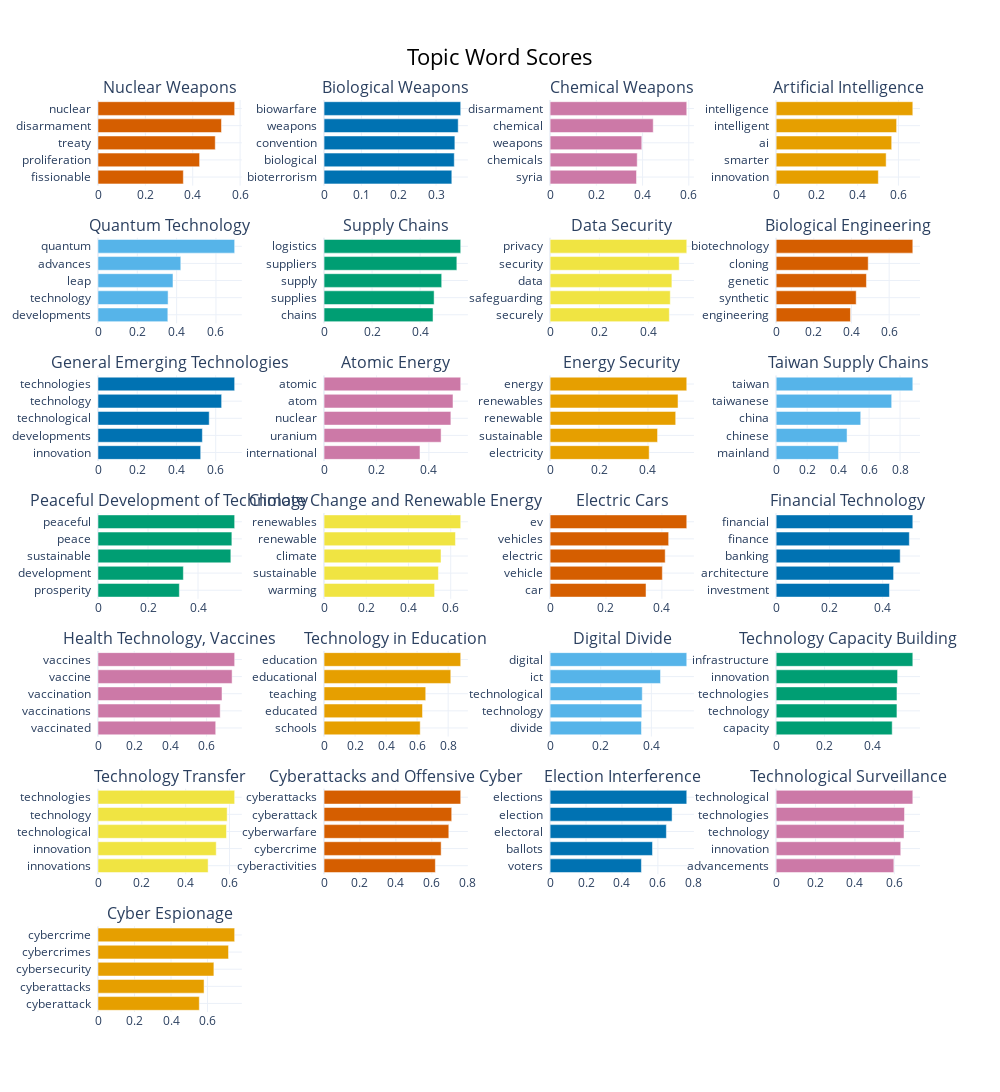

Notebook source saved alongside this figure:
### Markdown cell above
## Barchart - showing if topics seem correct

### Code cell
topic_model.visualize_barchart(topics=zeroshot_topic_ids, custom_labels = True )

### Figure 1 — Plotly figure (JSON) as saved in the notebook; plotly's stock layout.template omitted (floating-point values rounded to 4 significant figures)
{"data": [{"marker": {"color": "#D55E00"}, "orientation": "h", "type": "bar", "x": [0.3604, 0.429, 0.4951, 0.5214, 0.5771], "xaxis": "x", "y": ["fissionable  ", "proliferation  ", "treaty  ", "disarmament  ", "nuclear  "], "yaxis": "y"}, {"marker": {"color": "#0072B2"}, "orientation": "h", "type": "bar", "x": [0.3423, 0.3489, 0.3504, 0.3593, 0.3661], "xaxis": "x2", "y": ["bioterrorism  ", "biological  ", "convention  ", "weapons  ", "biowarfare  "], "yaxis": "y2"}, {"marker": {"color": "#CC79A7"}, "orientation": "h", "type": "bar", "x": [0.3738, 0.3769, 0.3965, 0.4461, 0.5912], "xaxis": "x3", "y": ["syria  ", "chemicals  ", "weapons  ", "chemical  ", "disarmament  "], "yaxis": "y3"}, {"marker": {"color": "#E69F00"}, "orientation": "h", "type": "bar", "x": [0.5015, 0.5398, 0.567, 0.5912, 0.6706], "xaxis": "x4", "y": ["innovation  ", "smarter  ", "ai  ", "intelligent  ", "intelligence  "], "yaxis": "y4"}, {"marker": {"color": "#56B4E9"}, "orientation": "h", "type": "bar", "x": [0.3553, 0.3566, 0.3814, 0.4212, 0.6952], "xaxis": "x5", "y": ["developments  ", "technology  ", "leap  ", "advances  ", "quantum  "], "yaxis": "y5"}, {"marker": {"color": "#009E73"}, "orientation": "h", "type": "bar", "x": [0.4539, 0.4583, 0.4899, 0.553, 0.5691], "xaxis": "x6", "y": ["chains  ", "supplies  ", "supply  ", "suppliers  ", "logistics  "], "yaxis": "y6"}, {"marker": {"color": "#F0E442"}, "orientation": "h", "type": "bar", "x": [0.4834, 0.4873, 0.4938, 0.5236, 0.5542], "xaxis": "x7", "y": ["securely  ", "safeguarding  ", "data  ", "security  ", "privacy  "], "yaxis": "y7"}, {"marker": {"color": "#D55E00"}, "orientation": "h", "type": "bar", "x": [0.3946, 0.425, 0.4794, 0.4888, 0.7256], "xaxis": "x8", "y": ["engineering  ", "synthetic  ", "genetic  ", "cloning  ", "biotechnology  "], "yaxis": "y8"}, {"marker": {"color": "#0072B2"}, "orientation": "h", "type": "bar", "x": [0.5235, 0.532, 0.5669, 0.6302, 0.6966], "xaxis": "x9", "y": ["innovation  ", "developments  ", "technological  ", "technology  ", "technologies  "], "yaxis": "y9"}, {"marker": {"color": "#CC79A7"}, "orientation": "h", "type": "bar", "x": [0.3661, 0.4466, 0.4839, 0.492, 0.5214], "xaxis": "x10", "y": ["international  ", "uranium  ", "nuclear  ", "atom  ", "atomic  "], "yaxis": "y10"}, {"marker": {"color": "#E69F00"}, "orientation": "h", "type": "bar", "x": [0.405, 0.4392, 0.5134, 0.5229, 0.5586], "xaxis": "x11", "y": ["electricity  ", "sustainable  ", "renewable  ", "renewables  ", "energy  "], "yaxis": "y11"}, {"marker": {"color": "#56B4E9"}, "orientation": "h", "type": "bar", "x": [0.4022, 0.4577, 0.546, 0.7458, 0.8823], "xaxis": "x12", "y": ["mainland  ", "chinese  ", "china  ", "taiwanese  ", "taiwan  "], "yaxis": "y12"}, {"marker": {"color": "#009E73"}, "orientation": "h", "type": "bar", "x": [0.3254, 0.3414, 0.5314, 0.5354, 0.5466], "xaxis": "x13", "y": ["prosperity  ", "development  ", "sustainable  ", "peace  ", "peaceful  "], "yaxis": "y13"}, {"marker": {"color": "#F0E442"}, "orientation": "h", "type": "bar", "x": [0.5237, 0.5417, 0.554, 0.6224, 0.6473], "xaxis": "x14", "y": ["warming  ", "sustainable  ", "climate  ", "renewable  ", "renewables  "], "yaxis": "y14"}, {"marker": {"color": "#D55E00"}, "orientation": "h", "type": "bar", "x": [0.3432, 0.4016, 0.4119, 0.4242, 0.489], "xaxis": "x15", "y": ["car  ", "vehicle  ", "electric  ", "vehicles  ", "ev  "], "yaxis": "y15"}, {"marker": {"color": "#0072B2"}, "orientation": "h", "type": "bar", "x": [0.4255, 0.4411, 0.4658, 0.5001, 0.5132], "xaxis": "x16", "y": ["investment  ", "architecture  ", "banking  ", "finance  ", "financial  "], "yaxis": "y16"}, {"marker": {"color": "#CC79A7"}, "orientation": "h", "type": "bar", "x": [0.6505, 0.6753, 0.6853, 0.7411, 0.7552], "xaxis": "x17", "y": ["vaccinated  ", "vaccinations  ", "vaccination  ", "vaccine  ", "vaccines  "], "yaxis": "y17"}, {"marker": {"color": "#E69F00"}, "orientation": "h", "type": "bar", "x": [0.6198, 0.6347, 0.6555, 0.817, 0.881], "xaxis": "x18", "y": ["schools  ", "educated  ", "teaching  ", "educational  ", "education  "], "yaxis": "y18"}, {"marker": {"color": "#56B4E9"}, "orientation": "h", "type": "bar", "x": [0.3609, 0.3623, 0.3641, 0.4362, 0.5398], "xaxis": "x19", "y": ["divide  ", "technology  ", "technological  ", "ict  ", "digital  "], "yaxis": "y19"}, {"marker": {"color": "#009E73"}, "orientation": "h", "type": "bar", "x": [0.4796, 0.4992, 0.4993, 0.5018, 0.5648], "xaxis": "x20", "y": ["capacity  ", "technology  ", "technologies  ", "innovation  ", "infrastructure  "], "yaxis": "y20"}, {"marker": {"color": "#F0E442"}, "orientation": "h", "type": "bar", "x": [0.5025, 0.5394, 0.5861, 0.5893, 0.6235], "xaxis": "x21", "y": ["innovations  ", "innovation  ", "technological  ", "technology  ", "technologies  "], "yaxis": "y21"}, {"marker": {"color": "#D55E00"}, "orientation": "h", "type": "bar", "x": [0.6198, 0.652, 0.6947, 0.7108, 0.7609], "xaxis": "x22", "y": ["cyberactivities  ", "cybercrime  ", "cyberwarfare  ", "cyberattack  ", "cyberattacks  "], "yaxis": "y22"}, {"marker": {"color": "#0072B2"}, "orientation": "h", "type": "bar", "x": [0.5083, 0.5699, 0.6473, 0.679, 0.7607], "xaxis": "x23", "y": ["voters  ", "ballots  ", "electoral  ", "election  ", "elections  "], "yaxis": "y23"}, {"marker": {"color": "#CC79A7"}, "orientation": "h", "type": "bar", "x": [0.5974, 0.6324, 0.6491, 0.6515, 0.6937], "xaxis": "x24", "y": ["advancements  ", "innovation  ", "technology  ", "technologies  ", "technological  "], "yaxis": "y24"}, {"marker": {"color": "#E69F00"}, "orientation": "h", "type": "bar", "x": [0.5549, 0.5809, 0.6347, 0.7149, 0.7485], "xaxis": "x25", "y": ["cyberattack  ", "cyberattacks  ", "cybersecurity  ", "cybercrimes  ", "cybercrime  "], "yaxis": "y25"}], "layout": {"annotations": [{"font": {"size": 16}, "showarrow": false, "text": "Nuclear Weapons", "x": 0.0875, "xanchor": "center", "xref": "paper", "y": 1, "yanchor": "bottom", "yref": "paper"}, {"font": {"size": 16}, "showarrow": false, "text": "Biological Weapons", "x": 0.3625, "xanchor": "center", "xref": "paper", "y": 1, "yanchor": "bottom", "yref": "paper"}, {"font": {"size": 16}, "showarrow": false, "text": "Chemical Weapons", "x": 0.6375, "xanchor": "center", "xref": "paper", "y": 1, "yanchor": "bottom", "yref": "paper"}, {"font": {"size": 16}, "showarrow": false, "text": "Artificial Intelligence", "x": 0.9125, "xanchor": "center", "xref": "paper", "y": 1, "yanchor": "bottom", "yref": "paper"}, {"font": {"size": 16}, "showarrow": false, "text": "Quantum Technology", "x": 0.0875, "xanchor": "center", "xref": "paper", "y": 0.849, "yanchor": "bottom", "yref": "paper"}, {"font": {"size": 16}, "showarrow": false, "text": "Supply Chains", "x": 0.3625, "xanchor": "center", "xref": "paper", "y": 0.849, "yanchor": "bottom", "yref": "paper"}, {"font": {"size": 16}, "showarrow": false, "text": "Data Security", "x": 0.6375, "xanchor": "center", "xref": "paper", "y": 0.849, "yanchor": "bottom", "yref": "paper"}, {"font": {"size": 16}, "showarrow": false, "text": "Biological Engineering", "x": 0.9125, "xanchor": "center", "xref": "paper", "y": 0.849, "yanchor": "bottom", "yref": "paper"}, {"font": {"size": 16}, "showarrow": false, "text": "General Emerging Technologies", "x": 0.0875, "xanchor": "center", "xref": "paper", "y": 0.698, "yanchor": "bottom", "yref": "paper"}, {"font": {"size": 16}, "showarrow": false, "text": "Atomic Energy", "x": 0.3625, "xanchor": "center", "xref": "paper", "y": 0.698, "yanchor": "bottom", "yref": "paper"}, {"font": {"size": 16}, "showarrow": false, "text": "Energy Security", "x": 0.6375, "xanchor": "center", "xref": "paper", "y": 0.698, "yanchor": "bottom", "yref": "paper"}, {"font": {"size": 16}, "showarrow": false, "text": "Taiwan Supply Chains", "x": 0.9125, "xanchor": "center", "xref": "paper", "y": 0.698, "yanchor": "bottom", "yref": "paper"}, {"font": {"size": 16}, "showarrow": false, "text": "Peaceful Development of Technology", "x": 0.0875, "xanchor": "center", "xref": "paper", "y": 0.5469, "yanchor": "bottom", "yref": "paper"}, {"font": {"size": 16}, "showarrow": false, "text": "Climate Change and Renewable Energy", "x": 0.3625, "xanchor": "center", "xref": "paper", "y": 0.5469, "yanchor": "bottom", "yref": "paper"}, {"font": {"size": 16}, "showarrow": false, "text": "Electric Cars", "x": 0.6375, "xanchor": "center", "xref": "paper", "y": 0.5469, "yanchor": "bottom", "yref": "paper"}, {"font": {"size": 16}, "showarrow": false, "text": "Financial Technology", "x": 0.9125, "xanchor": "center", "xref": "paper", "y": 0.5469, "yanchor": "bottom", "yref": "paper"}, {"font": {"size": 16}, "showarrow": false, "text": "Health Technology, Vaccines", "x": 0.0875, "xanchor": "center", "xref": "paper", "y": 0.3959, "yanchor": "bottom", "yref": "paper"}, {"font": {"size": 16}, "showarrow": false, "text": "Technology in Education", "x": 0.3625, "xanchor": "center", "xref": "paper", "y": 0.3959, "yanchor": "bottom", "yref": "paper"}, {"font": {"size": 16}, "showarrow": false, "text": "Digital Divide", "x": 0.6375, "xanchor": "center", "xref": "paper", "y": 0.3959, "yanchor": "bottom", "yref": "paper"}, {"font": {"size": 16}, "showarrow": false, "text": "Technology Capacity Building", "x": 0.9125, "xanchor": "center", "xref": "paper", "y": 0.3959, "yanchor": "bottom", "yref": "paper"}, {"font": {"size": 16}, "showarrow": false, "text": "Technology Transfer", "x": 0.0875, "xanchor": "center", "xref": "paper", "y": 0.2449, "yanchor": "bottom", "yref": "paper"}, {"font": {"size": 16}, "showarrow": false, "text": "Cyberattacks and Offensive Cyber", "x": 0.3625, "xanchor": "center", "xref": "paper", "y": 0.2449, "yanchor": "bottom", "yref": "paper"}, {"font": {"size": 16}, "showarrow": false, "text": "Election Interference", "x": 0.6375, "xanchor": "center", "xref": "paper", "y": 0.2449, "yanchor": "bottom", "yref": "paper"}, {"font": {"size": 16}, "showarrow": false, "text": "Technological Surveillance", "x": 0.9125, "xanchor": "center", "xref": "paper", "y": 0.2449, "yanchor": "bottom", "yref": "paper"}, {"font": {"size": 16}, "showarrow": false, "text": "Cyber Espionage", "x": 0.0875, "xanchor": "center", "xref": "paper", "y": 0.09388, "yanchor": "bottom", "yref": "paper"}], "height": 1750, "hoverlabel": {"bgcolor": "white", "font": {"family": "Rockwell", "size": 16}}, "showlegend": false, "title": {"font": {"color": "Black", "size": 22}, "text": "Topic Word Scores", "x": 0.5, "xanchor": "center", "yanchor": "top"}, "width": 1000, "xaxis": {"anchor": "y", "domain": [0, 0.175], "showgrid": true}, "xaxis10": {"anchor": "y10", "domain": [0.275, 0.45], "showgrid": true}, "xaxis11": {"anchor": "y11", "domain": [0.55, 0.725], "showgrid": true}, "xaxis12": {"anchor": "y12", "domain": [0.825, 1], "showgrid": true}, "xaxis13": {"anchor": "y13", "domain": [0, 0.175], "showgrid": true}, "xaxis14": {"anchor": "y14", "domain": [0.275, 0.45], "showgrid": true}, "xaxis15": {"anchor": "y15", "domain": [0.55, 0.725], "showgrid": true}, "xaxis16": {"anchor": "y16", "domain": [0.825, 1], "showgrid": true}, "xaxis17": {"anchor": "y17", "domain": [0, 0.175], "showgrid": true}, "xaxis18": {"anchor": "y18", "domain": [0.275, 0.45], "showgrid": true}, "xaxis19": {"anchor": "y19", "domain": [0.55, 0.725], "showgrid": true}, "xaxis2": {"anchor": "y2", "domain": [0.275, 0.45], "showgrid": true}, "xaxis20": {"anchor": "y20", "domain": [0.825, 1], "showgrid": true}, "xaxis21": {"anchor": "y21", "domain": [0, 0.175], "showgrid": true}, "xaxis22": {"anchor": "y22", "domain": [0.275, 0.45], "showgrid": true}, "xaxis23": {"anchor": "y23", "domain": [0.55, 0.725], "showgrid": true}, "xaxis24": {"anchor": "y24", "domain": [0.825, 1], "showgrid": true}, "xaxis25": {"anchor": "y25", "domain": [0, 0.175], "showgrid": true}, "xaxis26": {"anchor": "y26", "domain": [0.275, 0.45], "showgrid": true}, "xaxis27": {"anchor": "y27", "domain": [0.55, 0.725], "showgrid": true}, "xaxis28": {"anchor": "y28", "domain": [0.825, 1], "showgrid": true}, "xaxis3": {"anchor": "y3", "domain": [0.55, 0.725], "showgrid": true}, "xaxis4": {"anchor": "y4", "domain": [0.825, 1], "showgrid": true}, "xaxis5": {"anchor": "y5", "domain": [0, 0.175], "showgrid": true}, "xaxis6": {"anchor": "y6", "domain": [0.275, 0.45], "showgrid": true}, "xaxis7": {"anchor": "y7", "domain": [0.55, 0.725], "showgrid": true}, "xaxis8": {"anchor": "y8", "domain": [0.825, 1], "showgrid": true}, "xaxis9": {"anchor": "y9", "domain": [0, 0.175], "showgrid": true}, "yaxis": {"anchor": "x", "domain": [0.9061, 1], "showgrid": true}, "yaxis10": {"anchor": "x10", "domain": [0.6041, 0.698], "showgrid": true}, "yaxis11": {"anchor": "x11", "domain": [0.6041, 0.698], "showgrid": true}, "yaxis12": {"anchor": "x12", "domain": [0.6041, 0.698], "showgrid": true}, "yaxis13": {"anchor": "x13", "domain": [0.4531, 0.5469], "showgrid": true}, "yaxis14": {"anchor": "x14", "domain": [0.4531, 0.5469], "showgrid": true}, "yaxis15": {"anchor": "x15", "domain": [0.4531, 0.5469], "showgrid": true}, "yaxis16": {"anchor": "x16", "domain": [0.4531, 0.5469], "showgrid": true}, "yaxis17": {"anchor": "x17", "domain": [0.302, 0.3959], "showgrid": true}, "yaxis18": {"anchor": "x18", "domain": [0.302, 0.3959], "showgrid": true}, "yaxis19": {"anchor": "x19", "domain": [0.302, 0.3959], "showgrid": true}, "yaxis2": {"anchor": "x2", "domain": [0.9061, 1], "showgrid": true}, "yaxis20": {"anchor": "x20", "domain": [0.302, 0.3959], "showgrid": true}, "yaxis21": {"anchor": "x21", "domain": [0.151, 0.2449], "showgrid": true}, "yaxis22": {"anchor": "x22", "domain": [0.151, 0.2449], "showgrid": true}, "yaxis23": {"anchor": "x23", "domain": [0.151, 0.2449], "showgrid": true}, "yaxis24": {"anchor": "x24", "domain": [0.151, 0.2449], "showgrid": true}, "yaxis25": {"anchor": "x25", "domain": [0, 0.09388], "showgrid": true}, "yaxis26": {"anchor": "x26", "domain": [0, 0.09388], "showgrid": true}, "yaxis27": {"anchor": "x27", "domain": [0, 0.09388], "showgrid": true}, "yaxis28": {"anchor": "x28", "domain": [0, 0.09388], "showgrid": true}, "yaxis3": {"anchor": "x3", "domain": [0.9061, 1], "showgrid": true}, "yaxis4": {"anchor": "x4", "domain": [0.9061, 1], "showgrid": true}, "yaxis5": {"anchor": "x5", "domain": [0.7551, 0.849], "showgrid": true}, "yaxis6": {"anchor": "x6", "domain": [0.7551, 0.849], "showgrid": true}, "yaxis7": {"anchor": "x7", "domain": [0.7551, 0.849], "showgrid": true}, "yaxis8": {"anchor": "x8", "domain": [0.7551, 0.849], "showgrid": true}, "yaxis9": {"anchor": "x9", "domain": [0.6041, 0.698], "showgrid": true}}}
